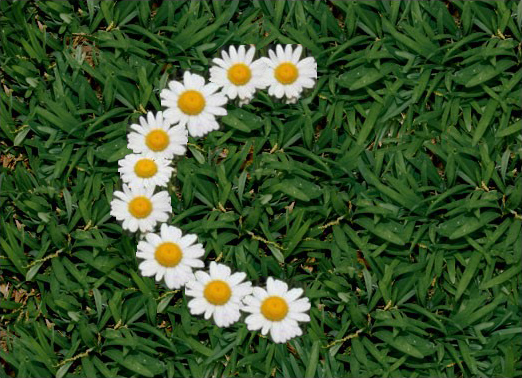
#> input picture project1/output/banner/c.png, 522 x 378 px; its folder holds only this picture in this run
$ jupyter execute --allow-errors banner.ipynb   (shell and % lines are left out)   (older library calls are emulated)
#> lines starting #> are read from the running program, lines starting #| are printed output that depends on the picture
#> further down, img is the input picture: PIL image 522x378 RGB; mean R, G, B 58.2, 83.7, 44
### project1/src/graphcut.py
from PIL import Image, ImageOps
import numpy as np
import maxflow
import warnings
import matplotlib.pyplot as plt
from numpy.lib.utils import deprecate
from scipy.signal import fftconvolve
from pathlib import Path

class AttrCtrl:
    def __init__(self):
        super().__setattr__('attr_list', [])

    def __setattr__(self, name: str, value):
        super().__setattr__(name, value)
        self.attr_list.append(name)

class PixelNodeSet(AttrCtrl):
    """
    Fixed global nodes corresponding to output pixel
    Optimized for parallelization
      x -- right -- o
      |
    bottom
      |
      o
    """
    class Wrapper:
        # [4 lines left out: function __init__, not called in this run]

        def __getattr__(self, name: str):
            return getattr(self.parent, name)[self.y, self.x]

        def __setattr__(self, name: str, value):
            getattr(self.parent, name)[self.y, self.x] = value

        # [7 lines left out: function reset_seam, not called in this run]

        def set_color(self, color):
            self.color_A = color
            self.empty = False

        # [4 lines left out: function set_seam, not called in this run]

    def __init__(self, height, width):
        super().__init__()
        self.color_A = np.zeros((height, width, 3))
        self.color_B = np.zeros((height, width, 3))
        self.empty = np.ones((height, width), dtype=np.bool)
        self.right_cost = np.zeros((height, width))
        self.bottom_cost = np.zeros((height, width))
        self.on_seam_right = np.zeros((height, width), dtype=np.bool)
        self.on_seam_bottom = np.zeros((height, width), dtype=np.bool)
        self.max_flow = np.zeros((height, width))
        self.on_new_seam = np.zeros((height, width), dtype=np.bool)  ## whether node is on the newest seam

    def __getitem__(self, idx):
        y, x = idx
        return self.Wrapper(self, x, y)


class SeamNode:
    """
    Node holding all old seams
    """
    # [9 lines left out: function __init__, not called in this run]

class GraphCut:
    # [4 lines left out: function set_patch, not called in this run]

    def __init__(self, im, out_size, use_grad=True):
        self._input = np.copy(im)
        self._input_gradient_x, self._input_gradient_y = self.get_gradient(im)

        self._input_h, self._input_w, ch = im.shape
        self._output_h, self._output_w = out_size
        self._global_nodes = PixelNodeSet(*out_size)
        self._INFTY = float('inf')
        self._MIN_CAP = 1e-5
        self._patch_cnt = 0
        self._is_filled = False
        self._max_err_node_idx = -1

        # SSD computation step
        self._ssdStep = 3

        self._border_size = 1  # for max error calc

        self._is_refined = np.zeros((self._output_h, self._output_w), dtype=np.bool)

        # self.output = np.zeros(out_size + (ch,))
        self.refine_step = 1

        ## visualization params
        self.seam_size = 1
        self.use_grad = use_grad

    @property
    def output(self):
        return np.clip(np.round(self._global_nodes.color_A.copy()), 0, 255).astype(np.uint8)

    @staticmethod
    def get_gradient(img):
        img = ImageOps.grayscale(Image.fromarray(img.astype(np.uint8)))
        img = np.array(img)
        def rescale(arr, x_min, x_max):
            i_min = np.min(arr)
            i_max = np.max(arr)
            return x_min + (arr - i_min) * (x_max - x_min) / (i_max - i_min + 1e-5)
        return rescale(np.abs(np.gradient(img, axis=1)), 0, 255) / 255., rescale(np.abs(np.gradient(img, axis=0)), 0, 255) / 255.

    @staticmethod
    def rgb_dist(src, dst):
        return np.linalg.norm((dst - src) / 255., axis=-1)


    # [549 lines left out: functions get_seam_max_error_idx, _get_ssd_impl, get_sub_patch_ssd, get_entire_patch_ssd, get_ssd_slow, get_ssd_sub_patch_slow and 5 more, not called in this run]

### project1/src/banner.ipynb
[cell 1]
from PIL import Image
from graphcut import GraphCut
import matplotlib.pyplot as plt
import numpy as np

[cell 2]
names = 'cvpr'
images = []
#> (the rest of this cell did not finish here and is left out)

[cell 3]
out_h, out_w = images[0].height, images[0].width * 3 - 50
#> out_h = 378; out_w = 1516
blender = GraphCut(np.array(images[0]), (out_h, out_w))
#> in get_gradient, `img = ImageOps.grayscale(Image.fromarray(img.astype(np.uint8)))`:
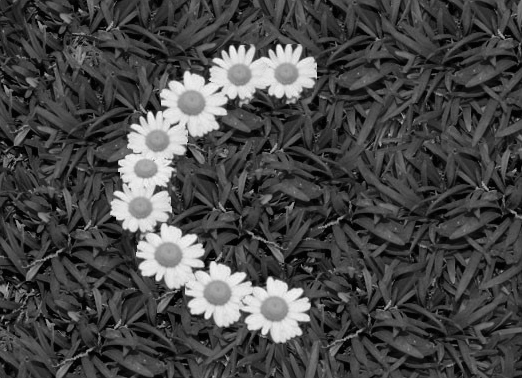
#> img: PIL image 522x378 L; min 0, max 246, mean 71.5
#> in rescale, `i_min = np.min(arr)`: i_min = 0
#> in rescale, `i_max = np.max(arr)`: i_max = 114
#> in rescale, `return x_min + (arr - i_min) * (x_max - x_min) / (i_max - i_min + 1e-5)`:
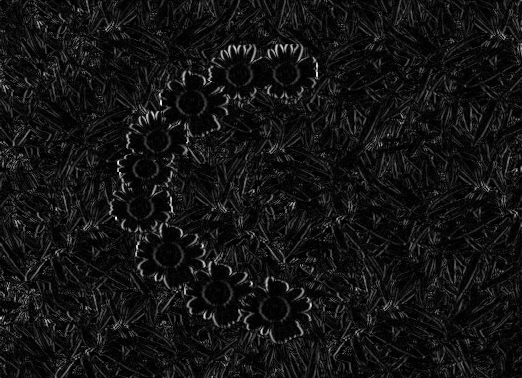
#> returned value: shape (378, 522) float64; min 0, max 255, mean 20
#> call 2 of rescale, with x_min = 0, x_max = 255
#> in rescale (call 2), `i_max = np.max(arr)`: i_max = 114.5
#> in rescale (call 2), `return x_min + (arr - i_min) * (x_max - x_min) / (i_max - i_min + 1e-5)`:
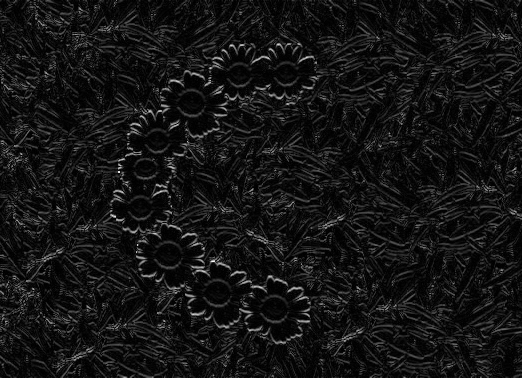
#> returned value: shape (378, 522) float64; min 0, max 255, mean 20.7
#> (the rest of this cell did not finish here and is left out)
